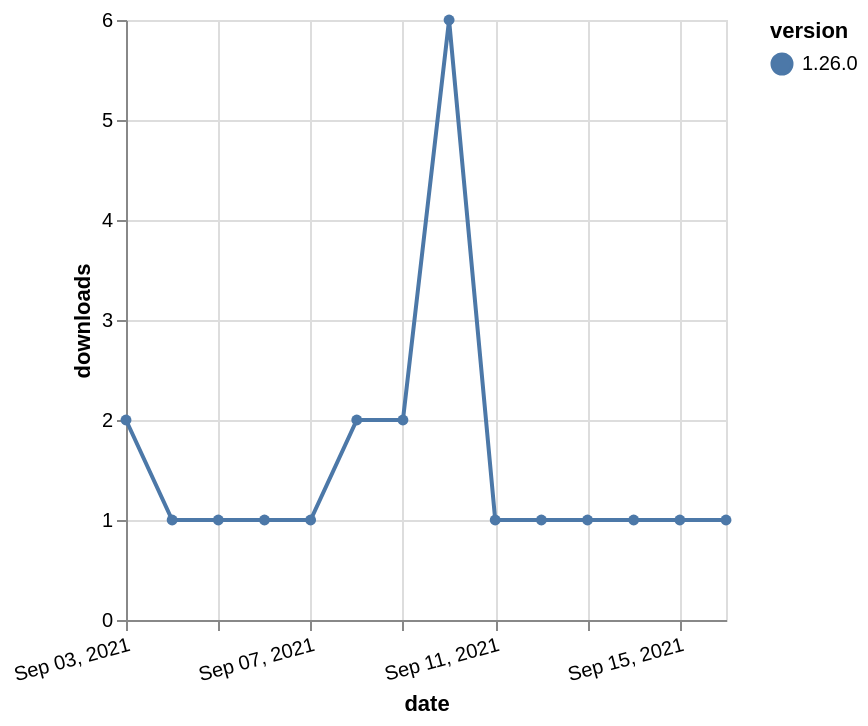

Write the Vega-Lite specification saved for this chart.
### Vega-Lite specification from a JSON file in a GitHub repository (floating-point values rounded to 4 significant figures)
{"$schema": "https://vega.github.io/schema/vega-lite/v5.json", "description": "A simple bar chart with embedded data.", "data": {"values": [{"date": "2021-09-03", "total": 522, "delta": 2, "version": "1.26.0"}, {"date": "2021-09-04", "total": 523, "delta": 1, "version": "1.26.0"}, {"date": "2021-09-05", "total": 524, "delta": 1, "version": "1.26.0"}, {"date": "2021-09-06", "total": 525, "delta": 1, "version": "1.26.0"}, {"date": "2021-09-07", "total": 526, "delta": 1, "version": "1.26.0"}, {"date": "2021-09-08", "total": 528, "delta": 2, "version": "1.26.0"}, {"date": "2021-09-09", "total": 530, "delta": 2, "version": "1.26.0"}, {"date": "2021-09-10", "total": 536, "delta": 6, "version": "1.26.0"}, {"date": "2021-09-11", "total": 537, "delta": 1, "version": "1.26.0"}, {"date": "2021-09-12", "total": 538, "delta": 1, "version": "1.26.0"}, {"date": "2021-09-13", "total": 539, "delta": 1, "version": "1.26.0"}, {"date": "2021-09-14", "total": 540, "delta": 1, "version": "1.26.0"}, {"date": "2021-09-15", "total": 541, "delta": 1, "version": "1.26.0"}, {"date": "2021-09-16", "total": 542, "delta": 1, "version": "1.26.0"}]}, "width": "container", "mark": {"type": "line", "point": {"filled": true}}, "encoding": {"x": {"field": "date", "type": "temporal", "timeUnit": "yearmonthdate", "title": "date", "axis": {"labelAngle": -15}}, "y": {"field": "delta", "type": "quantitative", "title": "downloads"}, "color": {"field": "version", "type": "nominal"}, "tooltip": {"field": "delta"}}}
